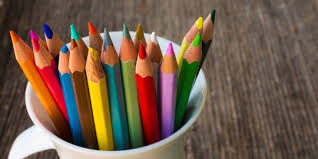
#> input picture PCD/sesi5dan6/pensil.jpeg, 318 x 159 px, found by its file name
$ python translasi.py
#> lines starting #> are read from the running program, lines starting #| are printed output that depends on the picture; after the words box and inside, x2 and y2 are one past the last pixel; in counts of white or black regions, pixels touching at a corner belong together
#> further down, image is the input picture: shape (159, 318, 3); mean R, G, B 114.5, 91.5, 74.3
import imageio.v3 as img
import numpy as np
import matplotlib.pyplot as plt

def Translasi(image, shiftX, shifty):
#> called with shiftX = 50, shifty = -50
    imgTranslasi = np.roll(image, shift=shifty, axis=0) # Geser vertikal
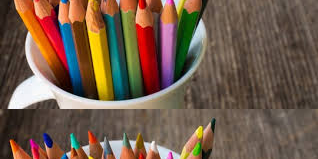
#> imgTranslasi: shape (159, 318, 3); mean R, G, B 114.5, 91.5, 74.3
    imgTranslasi = np.roll(imgTranslasi, shift=shiftX, axis=1) # Geser horizontal
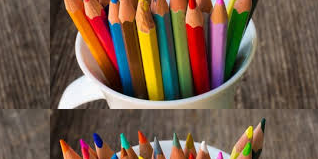
#> imgTranslasi: shape (159, 318, 3); mean R, G, B 114.5, 91.5, 74.3
    # Mengisi bagian yang kosong dengan warna hitam (0)
    if shifty > 0:
        imgTranslasi[:shifty, :] = 0 # Bagian atas jika geser ke bawah
    elif shifty < 0:
        imgTranslasi[shifty:, :] = 0 # Bagian bawah jika geser ke atas
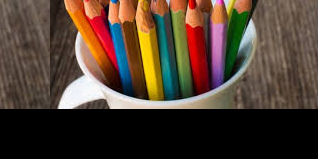
#> imgTranslasi: shape (159, 318, 3); mean R, G, B 79.7, 62.8, 49.8
    if shiftX > 0:
        imgTranslasi[:, :shiftX] = 0 # Bagian kiri jika geser ke kanan
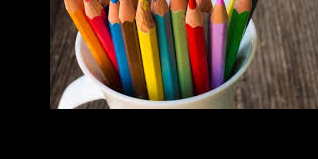
#> imgTranslasi: shape (159, 318, 3); 10.78% of pixels changed, all inside (x1, y1, x2, y2) = (0, 0, 50, 109)
    elif shiftX < 0:
        imgTranslasi[:, shiftX:] = 0 # Bagian kanan jika geser ke kiri
    return imgTranslasi

image = img.imread("PCD\sesi5dan6\pensil.jpeg")
imgResult = Translasi(image, shiftX=50, shifty=-50)

plt.figure(figsize=(10,10))
plt.subplot(2,1,1)
plt.imshow(image)
plt.subplot(2,1,2)
plt.imshow(imgResult)
plt.show()
